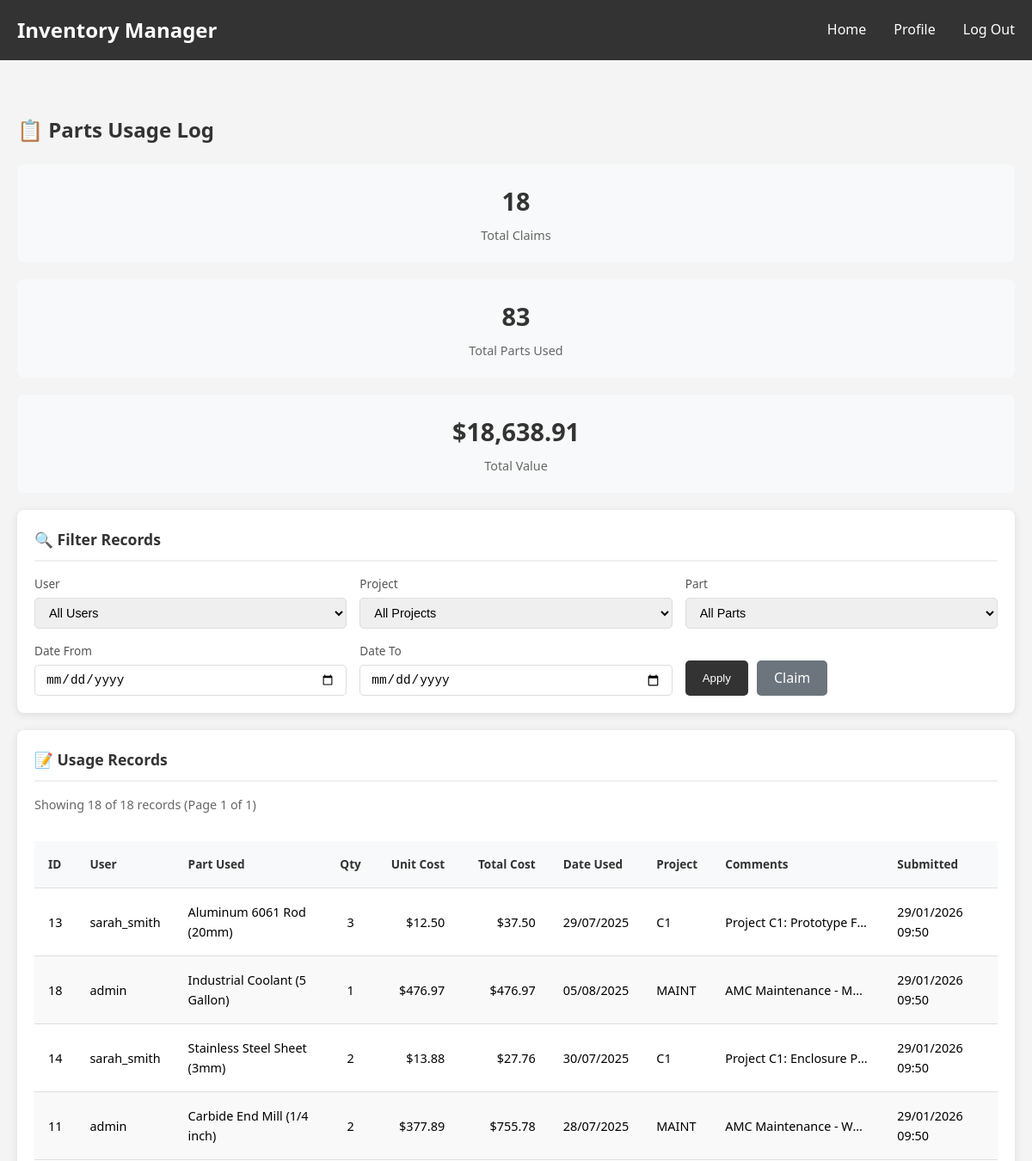
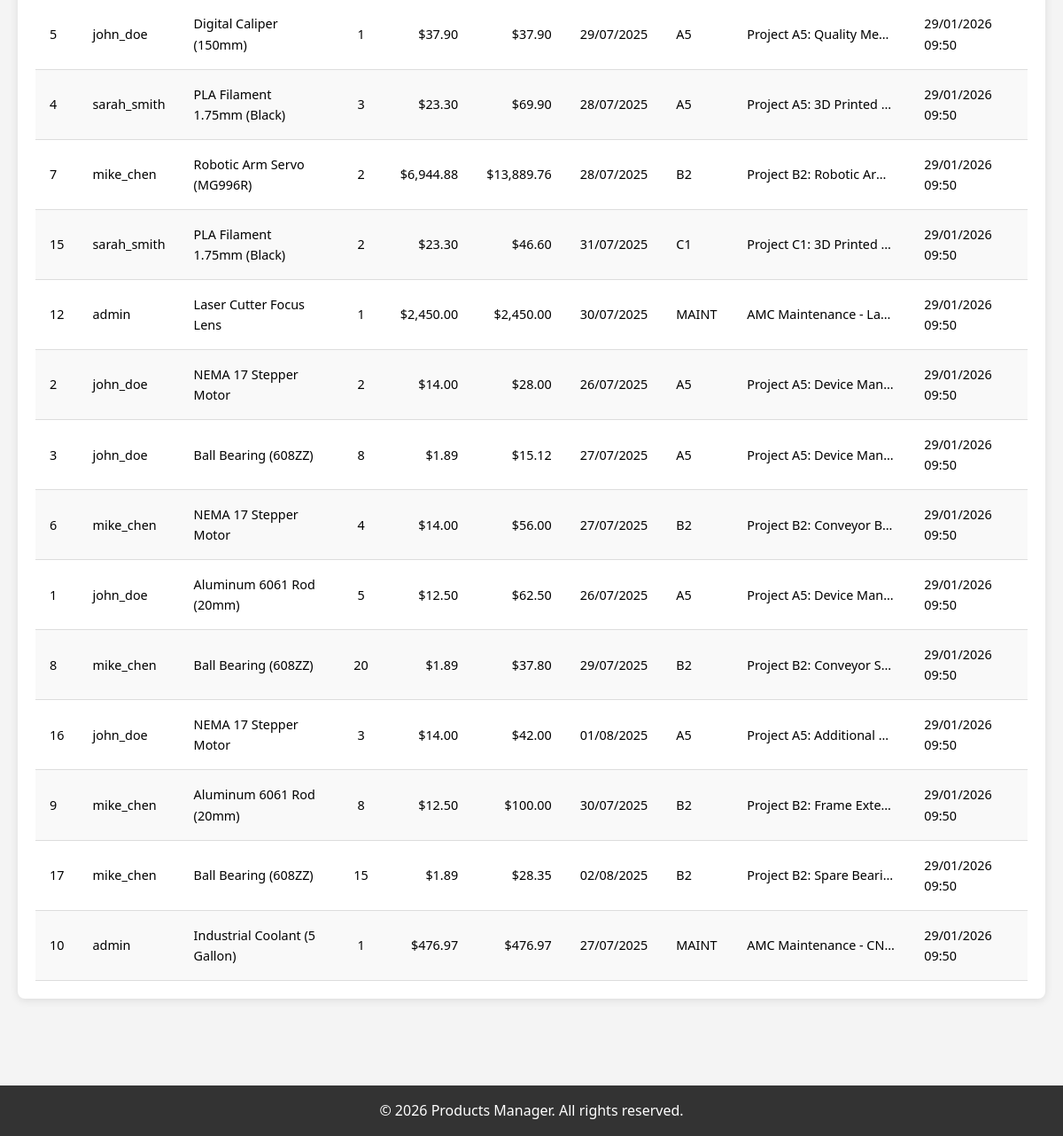
/pages/admin_parts_log.php (signed in), run on the app's committed database (2 pictures, top to bottom).
### tables this page shows
CREATE TABLE `parts_log` (
    `id` INT AUTO_INCREMENT PRIMARY KEY,
    `username` VARCHAR(255), 
    `part_used` VARCHAR(255), 
    `amount_used` INT,
    `date_used` DATE, 
    `project_id` VARCHAR(255),  
    `comments` VARCHAR(255), 
    `claim_submission_time` DATETIME DEFAULT CURRENT_TIMESTAMP
);

### pages/admin_parts_log.php (the view, shortened to what this page needs)
<?php
try {
    $pdo = new PDO(
        "mysql:host=" . DB_HOST . ";dbname=" . DB_NAME . ";charset=utf8mb4",
        DB_USER,
        DB_PASS,
        [
            PDO::ATTR_ERRMODE => PDO::ERRMODE_EXCEPTION,
            PDO::ATTR_DEFAULT_FETCH_MODE => PDO::FETCH_ASSOC
        ]
    );
} catch (PDOException $e) {
    die("Database connection failed: " . $e->getMessage());
}
$recordsPerPage = 20;
$currentPage = isset($_GET['page']) ? max(1, intval($_GET['page'])) : 1;
$offset = ($currentPage - 1) * $recordsPerPage;
$whereConditions = [];
$params = [];
$whereClause = !empty($whereConditions) ? "WHERE " . implode(" AND ", $whereConditions) : "";
$countSql = "SELECT COUNT(*) as total FROM parts_log pl $whereClause";
$countStmt = $pdo->prepare($countSql);
$countStmt->execute($params);
$totalRecords = $countStmt->fetch()['total'];
$totalPages = ceil($totalRecords / $recordsPerPage);
$sql = "SELECT
            pl.id,
            pl.username,
            pl.part_used,
            pl.amount_used,
            pl.date_used,
            pl.project_id,
            pl.comments,
            pl.claim_submission_time,
            COALESCE(i.cost_per_part, 0) as cost_per_part,
            (pl.amount_used * COALESCE(i.cost_per_part, 0)) as total_cost
        FROM parts_log pl
        LEFT JOIN inventory i ON pl.part_used = i.part_name
        $whereClause
        ORDER BY pl.claim_submission_time DESC
        LIMIT :limit OFFSET :offset";
$stmt = $pdo->prepare($sql);
$stmt->bindValue(':limit', $recordsPerPage, PDO::PARAM_INT);
$stmt->bindValue(':offset', $offset, PDO::PARAM_INT);
$stmt->execute();
$records = $stmt->fetchAll();
$summarySql = "SELECT
                COUNT(*) as total_claims,
                SUM(pl.amount_used) as total_parts_used,
                SUM(pl.amount_used * COALESCE(i.cost_per_part, 0)) as total_value
               FROM parts_log pl
               LEFT JOIN inventory i ON pl.part_used = i.part_name
               $whereClause";
$summaryStmt = $pdo->prepare($summarySql);
$summaryStmt->execute($params);
$summary = $summaryStmt->fetch();
?>
<!DOCTYPE html>
<html lang="en">
<head>
    <link rel="stylesheet" href="<?php echo BASE_URL; ?>/css/style.css">
</head>
<body>
    <?php include __DIR__ . '/../includes/header.php'; ?>
    <div class="log-container">
        <div class="page-header">
            <h1>📋 Parts Usage Log</h1>
        </div>
        <div class="summary-stats">
            <div class="stat-box">
                <div class="stat-value"><?php echo number_format($summary['total_claims'] ?? 0); ?></div>
                <div class="stat-label">Total Claims</div>
            </div>
            <div class="stat-box">
                <div class="stat-value"><?php echo number_format($summary['total_parts_used'] ?? 0); ?></div>
                <div class="stat-label">Total Parts Used</div>
            </div>
            <div class="stat-box">
                <div class="stat-value">$<?php echo number_format($summary['total_value'] ?? 0, 2); ?></div>
                <div class="stat-label">Total Value</div>
            </div>
        </div>
        <div class="card">
            <h2>🔍 Filter Records</h2>
            <form method="GET" class="filter-form">
                <div class="filter-group">
                    <label for="filter_user">User</label>
                    <select name="filter_user" id="filter_user">
                        <option value="">All Users</option>
                    </select>
                </div>
                <div class="filter-group">
                    <label for="filter_project">Project</label>
                    <select name="filter_project" id="filter_project">
                        <option value="">All Projects</option>
                    </select>
                </div>
                <div class="filter-group">
                    <label for="filter_part">Part</label>
                    <select name="filter_part" id="filter_part">
                        <option value="">All Parts</option>
                    </select>
                </div>
                <div class="filter-group">
                    <label for="filter_date_from">Date From</label>
                    <input type="date" name="filter_date_from" id="filter_date_from"
                           value="<?php echo htmlspecialchars($_GET['filter_date_from'] ?? ''); ?>">
                </div>
                <div class="filter-group">
                    <label for="filter_date_to">Date To</label>
                    <input type="date" name="filter_date_to" id="filter_date_to"
                           value="<?php echo htmlspecialchars($_GET['filter_date_to'] ?? ''); ?>">
                </div>
                <div class="filter-buttons">
                    <button type="submit" class="btn-filter">Apply</button>
                    <a href="parts_submission.php" class="btn-clear" title="Submit a Parts Use Claim">Claim</a>
                </div>
            </form>
        </div>
        <div class="card">
            <h2>📝 Usage Records</h2>
            <p class="info-text">
                Showing <?php echo count($records); ?> of <?php echo number_format($totalRecords); ?> records
                (Page <?php echo $currentPage; ?> of <?php echo max(1, $totalPages); ?>)
            </p>
            <?php if (empty($records)): ?>
                <div class="no-data">
                    <p>No records found matching your criteria.</p>
                </div>
            <?php else: ?>
                <div class="table-container">
                    <table>
                        <thead>
                            <tr>
                                <th>ID</th>
                                <th>User</th>
                                <th>Part Used</th>
                                <th class="text-center">Qty</th>
                                <th class="text-right">Unit Cost</th>
                                <th class="text-right">Total Cost</th>
                                <th>Date Used</th>
                                <th>Project</th>
                                <th>Comments</th>
                                <th>Submitted</th>
                            </tr>
                        </thead>
                        <tbody>
                            <?php foreach ($records as $record): ?>
                                <tr>
                                    <td><?php echo $record['id']; ?></td>
                                    <td><?php echo htmlspecialchars($record['username']); ?></td>
                                    <td><?php echo htmlspecialchars($record['part_used']); ?></td>
                                    <td class="text-center"><?php echo $record['amount_used']; ?></td>
                                    <td class="text-right">$<?php echo number_format($record['cost_per_part'], 2); ?></td>
                                    <td class="text-right">$<?php echo number_format($record['total_cost'], 2); ?></td>
                                    <td><?php echo date('d/m/Y', strtotime($record['date_used'])); ?></td>
                                    <td><?php echo htmlspecialchars($record['project_id'] ?? '-'); ?></td>
                                    <td class="comment-cell" title="<?php echo htmlspecialchars($record['comments'] ?? ''); ?>">
                                        <?php echo htmlspecialchars($record['comments'] ?? '-'); ?>
                                    </td>
                                    <td><?php echo date('d/m/Y H:i', strtotime($record['claim_submission_time'])); ?></td>
                                </tr>
                            <?php endforeach; ?>
                        </tbody>
                    </table>
                </div>
            <?php endif; ?>
        </div>
    </div>
    <?php require_once '../includes/footer.php'; ?>
</body>
</html>

### css/style.css (style rules this page uses)
* { margin: 0; padding: 0; box-sizing: border-box; }
html, body { height: 100%; }
body { font-family: 'Segoe UI', Tahoma, Geneva, Verdana, sans-serif; background-color: #f4f4f4; line-height: 1.6; display: flex; flex-direction: column; }
.card { background: white; padding: 2rem; margin-bottom: 2rem; border-radius: 8px; box-shadow: 0 2px 5px rgba(0,0,0,0.1); }
.card h2 { margin-bottom: 1rem; color: #333; }
table { width: 100%; border-collapse: collapse; margin-top: 1rem; background-color: white; }
table th, table td { padding: 1rem; text-align: left; border-bottom: 1px solid #ddd; }
table th { background-color: #f8f9fa; font-weight: bold; color: #333; }

### pages/admin_parts_log.php (style rules this page uses)
.log-container { max-width: 1400px; margin: 30px auto; padding: 0 20px; }
.page-header { display: flex; justify-content: space-between; align-items: center; margin-bottom: 20px; }
.page-header h1 { color: #333; font-size: 1.5rem; }
.card { background: #fff; border-radius: 8px; box-shadow: 0 2px 10px rgba(0,0,0,0.1); padding: 20px; margin-bottom: 20px; }
.card h2 { color: #333; font-size: 1.1rem; margin-bottom: 15px; padding-bottom: 10px; border-bottom: 2px solid #f0f0f0; }
.summary-stats { display: grid; grid-template-columns: repeat(3, 1fr); gap: 20px; margin-bottom: 20px; }
.stat-box { background: #f8f9fa; border-radius: 8px; padding: 20px; text-align: center; }
.stat-value { font-size: 1.8rem; font-weight: bold; color: #333; }
.stat-label { font-size: 0.9rem; color: #666; margin-top: 5px; }
.filter-form { display: grid; grid-template-columns: repeat(5, 1fr) auto; gap: 15px; align-items: end; }
.filter-group { display: flex; flex-direction: column; }
.filter-group label { font-size: 0.85rem; color: #555; margin-bottom: 5px; }
.filter-group select, .filter-group input { padding: 8px 12px; border: 1px solid #ddd; border-radius: 5px; font-size: 0.9rem; }
.filter-buttons { display: flex; gap: 10px; }
.btn-filter { background: #333; color: #fff; padding: 8px 20px; border: none; border-radius: 5px; cursor: pointer; }
.btn-clear { background: #6c757d; color: #fff; padding: 8px 20px; border: none; border-radius: 5px; cursor: pointer; text-decoration: none; }
.table-container { overflow-x: auto; }
table { width: 100%; border-collapse: collapse; }
th { background: #333; color: #fff; padding: 12px 10px; text-align: left; font-size: 0.85rem; white-space: nowrap; }
td { padding: 12px 10px; border-bottom: 1px solid #eee; font-size: 0.9rem; }
tr:nth-child(even) { background: #f9f9f9; }
.text-right { text-align: right; }
.text-center { text-align: center; }
.comment-cell { max-width: 200px; overflow: hidden; text-overflow: ellipsis; white-space: nowrap; }
.info-text { color: #666; font-size: 0.9rem; margin-bottom: 15px; }
@media (max-width: 1200px) { .filter-form { grid-template-columns: repeat(3, 1fr); } }
@media (max-width: 1200px) { .summary-stats { grid-template-columns: 1fr; } }

### data on the page
parts_log: id "13", username "sarah_smith", part_used "Aluminum 6061 Rod (20mm)", amount_used "3", cost_per_part "12.50", total_cost "37.50", date_used "29/07/2025", project "C1", comments "Project C1: Prototype F…", claim_submission_time "29/01/2026 09:50"
parts_log: id "18", username "admin", part_used "Industrial Coolant (5 Gallon)", amount_used "1", cost_per_part "476.97", total_cost "476.97", date_used "05/08/2025", project "MAINT", comments "AMC Maintenance - M…", claim_submission_time "29/01/2026 09:50"
parts_log: id "14", username "sarah_smith", part_used "Stainless Steel Sheet (3mm)", amount_used "2", cost_per_part "13.88", total_cost "27.76", date_used "30/07/2025", project "C1", comments "Project C1: Enclosure P…", claim_submission_time "29/01/2026 09:50"
parts_log: id "11", username "admin", part_used "Carbide End Mill (1/4 inch)", amount_used "2", cost_per_part "377.89", total_cost "755.78", date_used "28/07/2025", project "MAINT", comments "AMC Maintenance - W…", claim_submission_time "29/01/2026 09:50"
parts_log: id "5", username "john_doe", part_used "Digital Caliper (150mm)", amount_used "1", cost_per_part "37.90", total_cost "37.90", date_used "29/07/2025", project "A5", comments "Project A5: Quality Me…", claim_submission_time "29/01/2026 09:50"
parts_log: id "4", username "sarah_smith", part_used "PLA Filament 1.75mm (Black)", amount_used "3", cost_per_part "23.30", total_cost "69.90", date_used "28/07/2025", project "A5", comments "Project A5: 3D Printed…", claim_submission_time "29/01/2026 09:50"
parts_log: id "7", username "mike_chen", part_used "Robotic Arm Servo (MG996R)", amount_used "2", cost_per_part "6,944.88", total_cost "13,889.76", date_used "28/07/2025", project "B2", comments "Project B2: Robotic Ar…", claim_submission_time "29/01/2026 09:50"
parts_log: id "15", username "sarah_smith", part_used "PLA Filament 1.75mm (Black)", amount_used "2", cost_per_part "23.30", total_cost "46.60", date_used "31/07/2025", project "C1", comments "Project C1: 3D Printed…", claim_submission_time "29/01/2026 09:50"
parts_log: id "12", username "admin", part_used "Laser Cutter Focus Lens", amount_used "1", cost_per_part "2,450.00", total_cost "2,450.00", date_used "30/07/2025", project "MAINT", comments "AMC Maintenance - La…", claim_submission_time "29/01/2026 09:50"
parts_log: id "2", username "john_doe", part_used "NEMA 17 Stepper Motor", amount_used "2", cost_per_part "14.00", total_cost "28.00", date_used "26/07/2025", project "A5", comments "Project A5: Device Man…", claim_submission_time "29/01/2026 09:50"
parts_log: id "3", username "john_doe", part_used "Ball Bearing (608ZZ)", amount_used "8", cost_per_part "1.89", total_cost "15.12", date_used "27/07/2025", project "A5", comments "Project A5: Device Man…", claim_submission_time "29/01/2026 09:50"
parts_log: id "6", username "mike_chen", part_used "NEMA 17 Stepper Motor", amount_used "4", cost_per_part "14.00", total_cost "56.00", date_used "27/07/2025", project "B2", comments "Project B2: Conveyor B…", claim_submission_time "29/01/2026 09:50"
parts_log: id "1", username "john_doe", part_used "Aluminum 6061 Rod (20mm)", amount_used "5", cost_per_part "12.50", total_cost "62.50", date_used "26/07/2025", project "A5", comments "Project A5: Device Man…", claim_submission_time "29/01/2026 09:50"
parts_log: id "8", username "mike_chen", part_used "Ball Bearing (608ZZ)", amount_used "20", cost_per_part "1.89", total_cost "37.80", date_used "29/07/2025", project "B2", comments "Project B2: Conveyor S…", claim_submission_time "29/01/2026 09:50"
parts_log: id "16", username "john_doe", part_used "NEMA 17 Stepper Motor", amount_used "3", cost_per_part "14.00", total_cost "42.00", date_used "01/08/2025", project "A5", comments "Project A5: Additional…", claim_submission_time "29/01/2026 09:50"
parts_log: id "9", username "mike_chen", part_used "Aluminum 6061 Rod (20mm)", amount_used "8", cost_per_part "12.50", total_cost "100.00", date_used "30/07/2025", project "B2", comments "Project B2: Frame Exte…", claim_submission_time "29/01/2026 09:50"
parts_log: id "17", username "mike_chen", part_used "Ball Bearing (608ZZ)", amount_used "15", cost_per_part "1.89", total_cost "28.35", date_used "02/08/2025", project "B2", comments "Project B2: Spare Beari…", claim_submission_time "29/01/2026 09:50"
parts_log: id "10", username "admin", part_used "Industrial Coolant (5 Gallon)", amount_used "1", cost_per_part "476.97", total_cost "476.97", date_used "27/07/2025", project "MAINT", comments "AMC Maintenance - CN…", claim_submission_time "29/01/2026 09:50"

### other printed values
$summary['total_claims'] "18"
$summary['total_parts_used'] "83"
$summary['total_value'] "18,638.91"
count($records) "18"
$totalRecords "18"
$currentPage "1"
max(1, $totalPages) "1"
